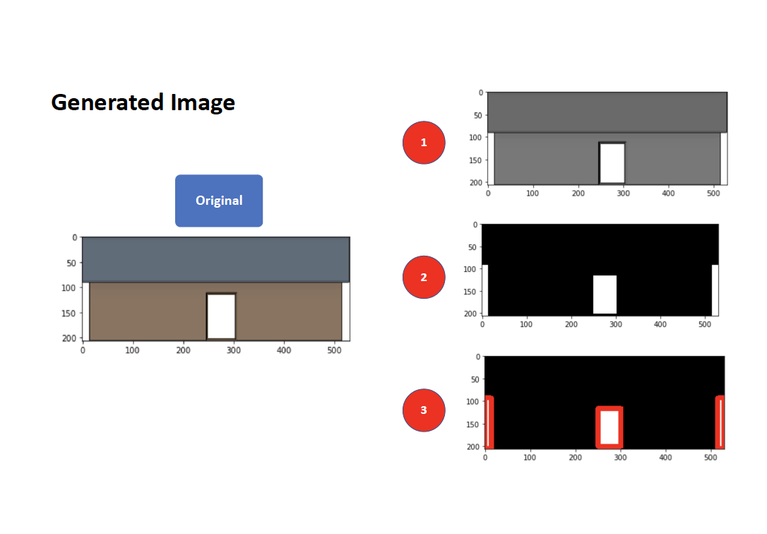
#> input picture generated_img_process.png, 767 x 534 px, shrunk from 1086 x 756 before the run, given as the content of the folder m/courses/MSiA400/GrandTeton/GO_noGO Data Set_Images/TestGo/, which was not available
$ jupyter execute --allow-errors LogisticModel_FeatureClass.ipynb   (text cells are left out)
#> lines starting #> are read from the running program, lines starting #| are printed output that depends on the picture; after the words box and inside, x2 and y2 are one past the last pixel; in counts of white or black regions, pixels touching at a corner belong together; pictures that were not available may be replaced by others from this repository, and a replacement may not be noted
[cell 1]
# Import packages
import matplotlib.pyplot as plt
import numpy as np
import pandas as pd
from os import listdir
import cv2
import math
from sklearn import preprocessing
from sklearn.linear_model import LogisticRegression
from sklearn.preprocessing import StandardScaler
from sklearn.model_selection import train_test_split
from sklearn.model_selection import GridSearchCV
from sklearn.metrics import confusion_matrix
from sklearn import metrics
from collections import Counter
from tqdm import tqdm

[cell 2]
path = '../../team/courses/MSiA400/GrandTeton'

[cell 3]
path_real = path + '/Photos-20191020T020916Z-001/Photos/'
path_generated_go = path + '/GO_noGO Data Set_Images/TestGo/'
path_generated_nogo = path + '/GO_noGO Data Set_Images/TestNoGo/'

# Set path for training images
filepaths_go = [f for f in listdir(path_generated_go) if f.endswith('.png')]
filepaths_nogo = [f for f in listdir(path_generated_nogo) if f.endswith('.png')]

[cell 4]
# Read all GO and NoGO images into a list
list_img = []
for i in tqdm(filepaths_go):
    list_img.append(cv2.imread(path_generated_go + i))

[cell 5]
for i in tqdm(filepaths_nogo):
    list_img.append(cv2.imread(path_generated_nogo + i))

[cell 6]
n = len(list_img)
#> n = 2

[cell 7]
n
#> Out = 2

[cell 8]
class Feature_Extractor:
    # class defines feature extraction methods for extracting features out of an image
    def __init__(self, threshold = 200, line_margin = 15, roof_margin = 10, corner_margin = 5):
        self.threshold = threshold
        self.line_margin = line_margin
        self.roof_margin = roof_margin
        self.corner_margin = corner_margin

    def img_width(self, img):
        return img.shape[1]

    def img_height(self, img):
        return img.shape[0]

    def count_level(self, img):
        # Function that counts the number of floors
        # Convert img to grayscale
        gray=cv2.cvtColor(img,cv2.COLOR_BGR2GRAY)

        # Get shape
        shape = gray.shape

        # Get width of the image
        width = shape[1]

        # Detect edges
        edges = cv2.Canny(gray, 80, 120)

        #HoughLinesP returns an array of (rho, theta) values.
        #rho is measured in pixels and theta is measured in radians

        # Detect lines representing the floors which are longer than 80% of the width of the building
        lines = cv2.HoughLinesP(edges, rho = 1, theta = math.pi/2, minLineLength = 0.8*width, threshold = 1, maxLineGap = 3)

        flags = [0]
        if (type(lines) != type(None)):
            lines.tolist()

            # Delete repeated lines and line detected from the roof (we only need floor lines to count the number of floors)

            flags = [0]*len(lines)  # flags will mark the redundant lines as 1, lines we need as 0
            for i in range(len(lines)):
                for j in range(len(lines)):
                    if j < i and (abs(lines[i][0][1]-lines[j][0][1]) < self.line_margin):  # detect lines very close to each other
                        flags[j] = 1
                if abs(lines[i][0][1]-0) < self.roof_margin:  # roof lines: y Coordinate -> 0
                    flags[i] = 1
        counter = 0
        for i in range(len(flags)):
            if flags[i] == 0:
                counter += 1
        return counter

    def count_openings(self, img):
        # Function that counts the number of openings in a house
        # most of the openings are white rectangles which denote windows and gates
        gray = cv2.cvtColor(img, cv2.COLOR_BGR2GRAY)
        height = gray.shape[0]
        width = gray.shape[1]

        # threshold optimized (via hit and trial) for the generated images
        ret,thresh = cv2.threshold(gray, self.threshold, 255, 0)
        contours, h = cv2.findContours(thresh, cv2.RETR_TREE, cv2.CHAIN_APPROX_SIMPLE)

        quadrilaterals = []
        for i in range(len(contours)):
            polygon = cv2.approxPolyDP(contours[i],0.01*cv2.arcLength(contours[i],True),True)
            if len(polygon) == 4:
                quadrilaterals.append(polygon)
        # Detect and delete quadrilaterals outside the house which should not be counted as openings
        redflag = [0]*len(quadrilaterals)

        for i in range(len(quadrilaterals)):
            q = quadrilaterals[i]
            for j in range(4):
                if abs(q[j][0][0] - width) < self.corner_margin or abs(q[j][0][0]) < self.corner_margin:
                    redflag[i] = 1

        return (len(quadrilaterals) - np.sum(redflag))

    def fraction_width(self, img):
        # Function that calculates proportion of sum of all windows' widths (without overlap), on all floors
        # to the overall wigth of building
        gray = cv2.cvtColor(img, cv2.COLOR_BGR2GRAY)
        height = gray.shape[0]
        width = gray.shape[1]

        # threshold optimized (via hit and trial) for the generated images
        ret, thresh = cv2.threshold(gray, self.threshold, 255, 0)

        # Contours is a tree of lists of points which describe each contour
        contours, h = cv2.findContours(thresh, cv2.RETR_TREE, cv2.CHAIN_APPROX_SIMPLE)

        # Create a list storing quadrilaterals that represent openings
        quadrilaterals = []
        for i in range(len(contours)):

            # Contour approximation will mark four vertices of a quadrilateral
            polygon = cv2.approxPolyDP(contours[i],0.01*cv2.arcLength(contours[i],True),True)
            # filtering only those openings that are quadrilaterals
            if len(polygon) == 4:
                quadrilaterals.append(polygon)

        redflag = [0]*len(quadrilaterals)

        # Detect and delete quadrilaterals outside the house which should not be counted as openings
        for i in range(len(quadrilaterals)):
            q = quadrilaterals[i]
            for j in range(4):
                if abs(q[j][0][0] - width) < self.corner_margin or abs(q[j][0][0]) < self.corner_margin:
                    redflag[i] = 1

        # Get a blank canvas for drawing width of a side of each quadrilateral
        detection_series = np.zeros(width, dtype = 'uint8')

        # The width of a side should be the larger x cordinate of the right vertics
        # minus the x cordinate of the left vertics
        for i in range(len(quadrilaterals)):
            q = quadrilaterals[i]
            if redflag[i]!=1:
                x_min = np.min(q[:,0,0])
                x_max = np.max(q[:,0,0])
                detection_series[x_min:x_max] = np.ones(x_max-x_min, dtype = 'uint8')

        # Return fraction of sum of all windows' widths (without overlap), on all floors to the overall width of building
        return np.sum(detection_series)/width

    def avg_fraction_width(self, img):
        # Function that calculates proportion of sum of all windows' widths (divided by the number of floors)
        # to the overall length of building

        gray = cv2.cvtColor(img, cv2.COLOR_BGR2GRAY)
        height = gray.shape[0]
        width = gray.shape[1]

        # threshold optimized (via hit and trial) for the generated images
        ret, thresh = cv2.threshold(gray, self.threshold, 255, 0)

        # Contours is a tree of lists of points which describe each contour
        contours, h = cv2.findContours(thresh, cv2.RETR_TREE, cv2.CHAIN_APPROX_SIMPLE)

        # Create a list storing quadrilaterals that represent openings
        quadrilaterals = []
        for i in range(len(contours)):

            # Contour approximation will mark four vertices of a quadrilateral
            polygon = cv2.approxPolyDP(contours[i],0.01*cv2.arcLength(contours[i],True),True)
            # filtering only those openings that are quadrilaterals
            if len(polygon) == 4:
                quadrilaterals.append(polygon)

        redflag = [0]*len(quadrilaterals)

        # Detect and delete quadrilaterals outside the house which should not be counted as openings
        for i in range(len(quadrilaterals)):
            q = quadrilaterals[i]
            for j in range(4):
                if abs(q[j][0][0] - width) < self.corner_margin or abs(q[j][0][0]) < self.corner_margin:
                    redflag[i] = 1

        # set aggregate width = 0 before the loop that is going to account for the width of each opening
        aggregate_width = 0;

        # The width of a side should be the larger x cordinate of the right vertics
        # minus the x cordinate of the left vertics
        for i in range(len(quadrilaterals)):
            q = quadrilaterals[i]
            if redflag[i]!=1:
                x_min = np.min(q[:,0,0])
                x_max = np.max(q[:,0,0])
                aggregate_width = aggregate_width + (x_max-x_min)

        # now in order to calculate the average, we need the number of floors
        num_levels = self.count_level(img)

        # Return the ratio of: average of sum of all windows' widths (over all floors) to the total width of the building
        return aggregate_width/(num_levels*width)

    def fraction_height(self, img):
        # Function that calculates proportion of sum of all windows' heights (without overlap), on all floors
        # to the overall length of building
        gray = cv2.cvtColor(img, cv2.COLOR_BGR2GRAY)
        height = gray.shape[0]
        width = gray.shape[1]

        # threshold optimized (via hit and trial) for the generated images
        ret, thresh = cv2.threshold(gray, self.threshold, 255, 0)

        # Contours is a tree of lists of points which describe each contour
        contours, h = cv2.findContours(thresh, cv2.RETR_TREE, cv2.CHAIN_APPROX_SIMPLE)

        # Create a list storing quadrilaterals that represent openings
        quadrilaterals = []
        for i in range(len(contours)):

            # Contour approximation will mark four vertices of a quadrilateral
            polygon = cv2.approxPolyDP(contours[i],0.01*cv2.arcLength(contours[i],True),True)
            # filtering only those openings that are quadrilaterals
            if len(polygon) == 4:
                quadrilaterals.append(polygon)

        redflag = [0]*len(quadrilaterals)

        # Detect and delete quadrilaterals outside the house which should not be counted as openings
        for i in range(len(quadrilaterals)):
            q = quadrilaterals[i]
            for j in range(4):
                if abs(q[j][0][0] - gray.shape[1]) < self.corner_margin or abs(q[j][0][0]) < self.corner_margin:
                    redflag[i] = 1

        # Get a blank canvas for drawing width of a side of each quadrilateral
        detection_series = np.zeros(height, dtype = 'uint8')

        # The height of a side should be the larger y cordinate of the top vertics
        # minus the y cordinate of the bottom vertics
        for i in range(len(quadrilaterals)):
            q = quadrilaterals[i]
            if redflag[i]!=1:
                y_min = np.min(q[:,0,1])
                y_max = np.max(q[:,0,1])
                detection_series[y_min:y_max] = np.ones(y_max-y_min, dtype = 'uint8')

        # Return fraction of sum of all windows' heights (without overlap), on all floors to the overall length of building
        return np.sum(detection_series)/height

    def aggregate_fraction_height(self, img):
        # Function that calculates proportion of sum of all windows' heights (divided by the number of floors)
        # to the overall length of building
        gray = cv2.cvtColor(img, cv2.COLOR_BGR2GRAY)
        height = gray.shape[0]
        width = gray.shape[1]

        # threshold optimized (via hit and trial) for the generated images
        ret, thresh = cv2.threshold(gray, self.threshold, 255, 0)

        # Contours is a tree of lists of points which describe each contour
        contours, h = cv2.findContours(thresh, cv2.RETR_TREE, cv2.CHAIN_APPROX_SIMPLE)

        # Create a list storing quadrilaterals that represent openings
        quadrilaterals = []
        for i in range(len(contours)):

            # Contour approximation will mark four vertices of a quadrilateral
            polygon = cv2.approxPolyDP(contours[i],0.01*cv2.arcLength(contours[i],True),True)
            # filtering only those openings that are quadrilaterals
            if len(polygon) == 4:
                quadrilaterals.append(polygon)

        redflag = [0]*len(quadrilaterals)

        # Detect and delete quadrilaterals outside the house which should not be counted as openings
        for i in range(len(quadrilaterals)):
            q = quadrilaterals[i]
            for j in range(4):
                if abs(q[j][0][0] - gray.shape[1]) < self.corner_margin or abs(q[j][0][0]) < self.corner_margin:
                    redflag[i] = 1

        # set aggregate height = 0 before the loop that is going to account for the height of each opening
        aggregate_height = 0

        # The height of a side should be the larger y cordinate of the top vertics
        # minus the y cordinate of the bottom vertics
        for i in range(len(quadrilaterals)):
            q = quadrilaterals[i]
            if redflag[i]!=1:
                y_min = np.min(q[:,0,1])
                y_max = np.max(q[:,0,1])
                aggregate_height = aggregate_height + (y_max-y_min)

        # To be careful:
        # Width of each floor is same and equal to the width of the house
        # However, height of each floor = height of the house / 3
        # So we actually don't need the number of floors to calculate the average

        # there is no notion of vertical floors, so this ratio is going to exceed one
        # Return the ratio of: sum of all windows' height to the total height of the building
        return aggregate_height/height

[cell 9]
feature_extractor = Feature_Extractor()

[cell 10]
# Create a list called 'levels' to store number of floors for each building
levels = []
for i in tqdm(range(n)):
    n_level = feature_extractor.count_level(list_img[i])
    levels.append(n_level)
#> this loop made 2 passes
#> n_level on passes 1 to 2: 1, 1
#> pass 1, in count_level, `gray=cv2.cvtColor(img,cv2.COLOR_BGR2GRAY)`:
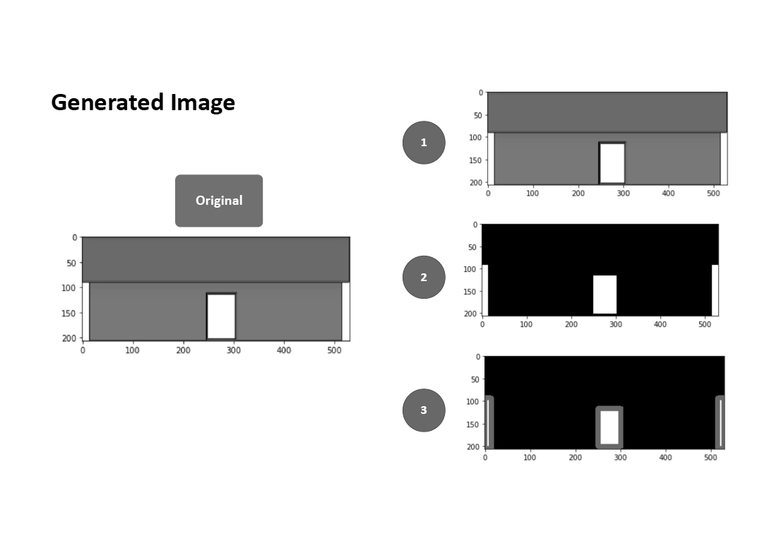
#> gray: shape (534, 767); min 0, max 255, mean 207.6
#> pass 1, in count_level, `edges = cv2.Canny(gray, 80, 120)`:
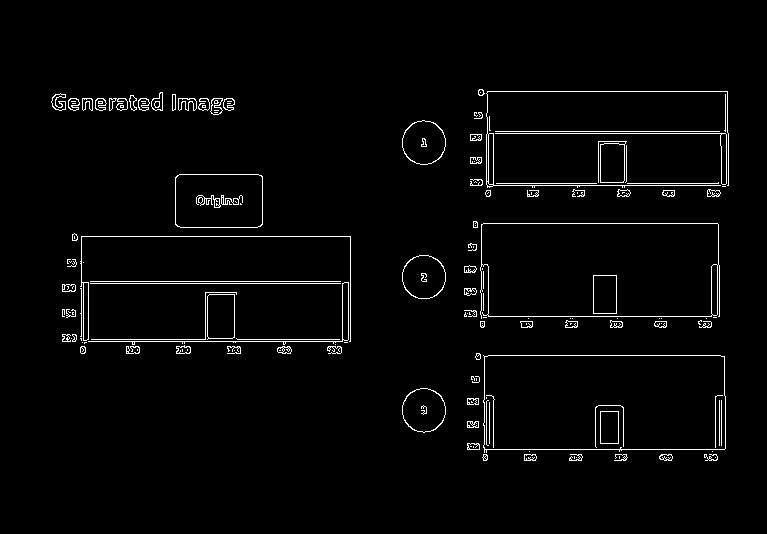
#> edges: shape (534, 767); 2.4% white in thin lines or dots, all inside (x1, y1, x2, y2) = (51, 89, 729, 461)
#> after the loop, levels = [1, 1]

[cell 11]
Counter(levels)
#> Out = {1: 2}

[cell 12]
# Create a list called 'openings' to store number of openings
openings = []
for i in tqdm(range(n)):
    openings.append(feature_extractor.count_openings(list_img[i]))
#> this loop made 2 passes
#> ret in count_openings on passes 1 to 2: 200, 200
#> pass 1, in count_openings, `ret,thresh = cv2.threshold(gray, self.threshold, 255, 0)`:
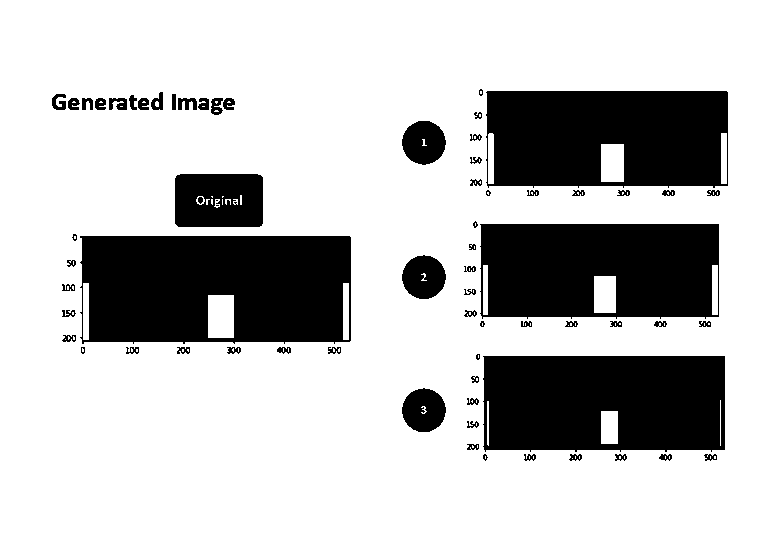
#> thresh: shape (534, 767); 74.8% white; 68 black regions (6 under 20 px), largest, box (x1, y1, x2, y2) and area: (80, 236, 351, 344) 26744, (483, 356, 725, 452) 21980, (486, 91, 728, 188) 21432
#> after the loop, openings = [52, 52]

[cell 13]
Counter(openings)
#> Out = {52: 2}

[cell 14]
# Create a list called 'fraction_widths' to store proportion of sum of all windows' widths (without overlap), (on all floors)
# to the overall width of building
fraction_widths = []
for i in tqdm(range(len(list_img))):
    fraction_widths.append(feature_extractor.fraction_width(list_img[i]))
#> this loop made 2 passes
#> (height in fraction_width, width in fraction_width, ret in fraction_width) on passes 1 to 2: (534, 767, 200), (534, 767, 200)
#> after the loop, fraction_widths = [0.691, 0.691]

[cell 15]
# Create a list called 'avg_fraction_widths' to store proportion of average of all windows' widths (over all floors)
# to the overall width of building
avg_fraction_widths = []
for i in tqdm(range(len(list_img))):
    avg_fraction_widths.append(feature_extractor.avg_fraction_width(list_img[i]))
#> this loop made 2 passes
#> (height in avg_fraction_width, ret in avg_fraction_width, num_levels in avg_fraction_width) on passes 1 to 2: (534, 200, 1), (534, 200, 1)
#> after the loop, avg_fraction_widths = [1.51, 1.51]

[cell 16]
# Create a list called 'fraction_heights' to store proportion of sum of all windows' heights (without overlap), on all floors
# to the overall height of building
fraction_heights = []
for i in tqdm(range(len(list_img))):
    fraction_heights.append(feature_extractor.fraction_height(list_img[i]))
#> after the loop, fraction_heights = [0.622, 0.622]

[cell 17]
# Create a list called 'aggregate_fraction_heights' to store proportion of sum of all windows' heights (on all floors)
# to the overall height of building
aggregate_fraction_heights = []
for i in tqdm(range(len(list_img))):
    aggregate_fraction_heights.append(feature_extractor.aggregate_fraction_height(list_img[i]))
#> this loop made 2 passes
#> (height in aggregate_fraction_height, width in aggregate_fraction_height, ret in aggregate_fraction_height) on passes 1 to 2: (534, 767, 200), (534, 767, 200)
#> after the loop, aggregate_fraction_heights = [1.85, 1.85]

[cell 18]
# Create a list called 'img_widths' to store the pixel widths of all images
img_widths = []
for i in tqdm(range(len(list_img))):
    img_widths.append(feature_extractor.img_width(list_img[i]))
#> this loop made 2 passes
#> after the loop, img_widths = [767, 767]

[cell 19]
# Create a list called 'img_heights' to store the pixel widths of all images
img_heights = []
for i in tqdm(range(len(list_img))):
    img_heights.append(feature_extractor.img_height(list_img[i]))
#> after the loop, img_heights = [534, 534]

[cell 20]
# Extract image index (four digit number)
files_go_idx = []
#> (the rest of this cell did not finish here and is left out)

[cell 21]
files_nogo_idx = []
for file in filepaths_nogo:
    if "Img" in file:
        files_nogo_idx.append(int(file.split("Img")[1].split(".")[0]))
files_nogo_idx[:10]
